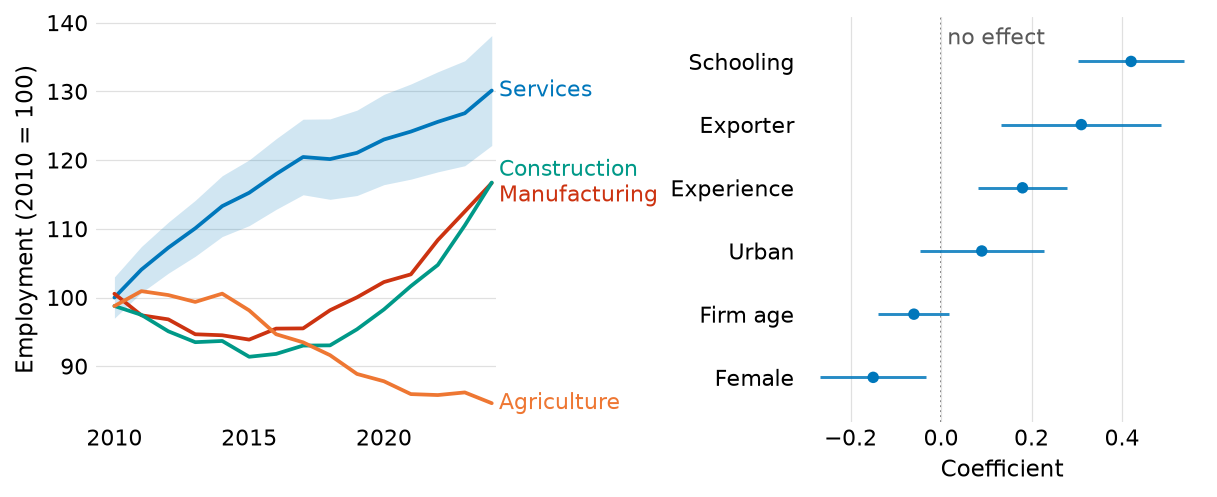

This chart was generated by the following Python code:
"""Draw the README's example figure from synthetic data.

    uv run python docs/readme_figure.py

Writes docs/readme_figure.png beside this script and fails if any label
overlaps something or runs off the figure.
"""

from pathlib import Path

import numpy as np

import plotsmith as ps


def main():
    rng = np.random.default_rng(7)
    ps.setup()

    years = np.arange(2010, 2025)
    t = (years - 2010) / 14
    paths = {
        'Services': 100 + 34 * t + 4 * np.sin(5 * t),
        'Manufacturing': 100 + 8 * t - 10 * np.sin(3 * t) + 10 * t**2,
        'Construction': 100 - 22 * np.sin(2.6 * t) + 27 * t,
        'Agriculture': 100 - 14 * t + 3 * np.sin(6 * t),
    }

    fig, (left, right) = ps.panels(2, aspect=0.8, width=8.0)
    for name, y in paths.items():
        y = y + rng.normal(0, 0.8, len(years))
        left.plot(years, y, label=name)
        if name == 'Services':
            ps.band(left, years, y - 3 - 5 * t, y + 3 + 5 * t)
    left.set_ylabel('Employment (2010 = 100)')
    ps.label_lines(left)

    names = ['Schooling', 'Experience', 'Exporter', 'Firm age', 'Urban', 'Female']
    est = np.array([0.42, 0.18, 0.31, -0.06, 0.09, -0.15])
    se = np.array([0.06, 0.05, 0.09, 0.04, 0.07, 0.06])
    ps.dotplot(right, names, est, ci=(est - 1.96 * se, est + 1.96 * se))
    ps.refline(right, 0, 'no effect', axis='x')
    right.set_xlabel('Coefficient')

    fig.savefig(Path(__file__).with_suffix('.png'), dpi=150)
    found = ps.collisions(fig)
    if found:
        raise SystemExit(f'readme_figure: labels collide: {found}')


if __name__ == '__main__':
    main()
